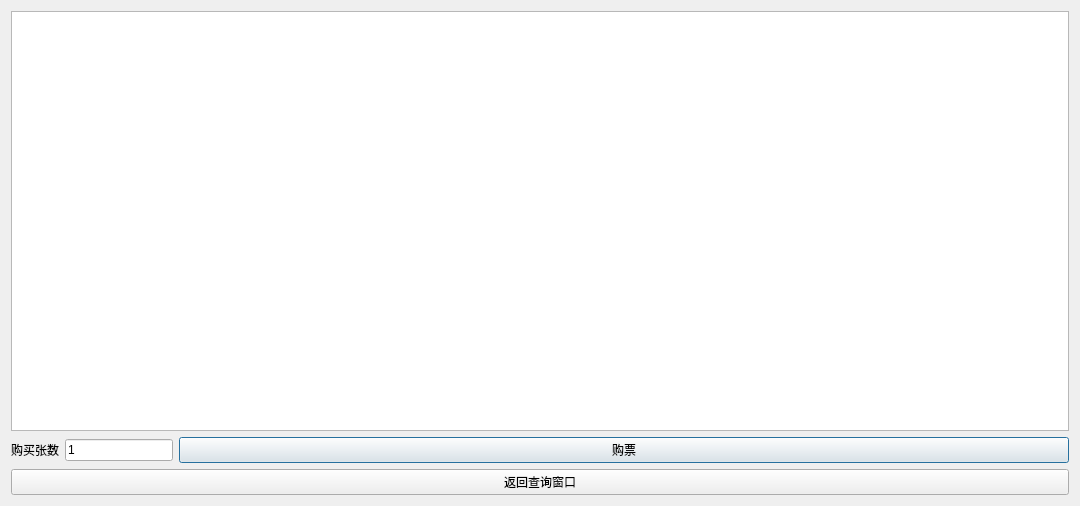
<?xml version="1.0" encoding="UTF-8"?>
<ui version="4.0">
 <class>SearchTicket</class>
 <widget class="QDialog" name="SearchTicket">
  <property name="geometry">
   <rect>
    <x>0</x>
    <y>0</y>
    <width>1080</width>
    <height>506</height>
   </rect>
  </property>
  <property name="windowTitle">
   <string>站站查询</string>
  </property>
  <property name="windowIcon">
   <iconset resource="pic.qrc">
    <normaloff>:/new/prefix1/12308.png</normaloff>:/new/prefix1/12308.png</iconset>
  </property>
  <layout class="QVBoxLayout" name="verticalLayout_3">
   <item>
    <layout class="QVBoxLayout" name="verticalLayout_2">
     <item>
      <widget class="QTableView" name="ticketsTableView"/>
     </item>
     <item>
      <layout class="QVBoxLayout" name="verticalLayout">
       <item>
        <layout class="QHBoxLayout" name="horizontalLayout">
         <item>
          <widget class="QLabel" name="label">
           <property name="sizePolicy">
            <sizepolicy hsizetype="Preferred" vsizetype="Preferred">
             <horstretch>0</horstretch>
             <verstretch>0</verstretch>
            </sizepolicy>
           </property>
           <property name="text">
            <string>购买张数</string>
           </property>
          </widget>
         </item>
         <item>
          <widget class="QLineEdit" name="ticketNumLineEdit">
           <property name="sizePolicy">
            <sizepolicy hsizetype="Preferred" vsizetype="Fixed">
             <horstretch>0</horstretch>
             <verstretch>0</verstretch>
            </sizepolicy>
           </property>
           <property name="text">
            <string>1</string>
           </property>
          </widget>
         </item>
         <item>
          <widget class="QPushButton" name="buyTicketBtn">
           <property name="sizePolicy">
            <sizepolicy hsizetype="Expanding" vsizetype="Fixed">
             <horstretch>0</horstretch>
             <verstretch>0</verstretch>
            </sizepolicy>
           </property>
           <property name="text">
            <string>购票</string>
           </property>
          </widget>
         </item>
        </layout>
       </item>
       <item>
        <widget class="QPushButton" name="exitBtn">
         <property name="text">
          <string>返回查询窗口</string>
         </property>
        </widget>
       </item>
      </layout>
     </item>
    </layout>
   </item>
  </layout>
 </widget>
 <resources>
  <include location="pic.qrc"/>
 </resources>
 <connections>
  <connection>
   <sender>exitBtn</sender>
   <signal>clicked()</signal>
   <receiver>SearchTicket</receiver>
   <slot>close()</slot>
   <hints>
    <hint type="sourcelabel">
     <x>475</x>
     <y>486</y>
    </hint>
    <hint type="destinationlabel">
     <x>500</x>
     <y>264</y>
    </hint>
   </hints>
  </connection>
 </connections>
</ui>
